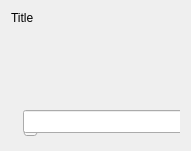
<?xml version="1.0" encoding="UTF-8"?>
<ui version="4.0">
 <class>NodeView</class>
 <widget class="QWidget" name="NodeView">
  <property name="geometry">
   <rect>
    <x>0</x>
    <y>0</y>
    <width>191</width>
    <height>151</height>
   </rect>
  </property>
  <property name="windowTitle">
   <string>Form</string>
  </property>
  <property name="styleSheet">
   <string notr="true"/>
  </property>
  <layout class="QVBoxLayout" name="verticalLayout">
   <item>
    <widget class="QLabel" name="lbl_title">
     <property name="text">
      <string>Title</string>
     </property>
     <property name="scaledContents">
      <bool>false</bool>
     </property>
    </widget>
   </item>
   <item>
    <spacer name="verticalSpacer">
     <property name="orientation">
      <enum>Qt::Vertical</enum>
     </property>
     <property name="sizeHint" stdset="0">
      <size>
       <width>20</width>
       <height>40</height>
      </size>
     </property>
    </spacer>
   </item>
   <item>
    <widget class="QWidget" name="widget" native="true">
     <property name="minimumSize">
      <size>
       <width>0</width>
       <height>30</height>
      </size>
     </property>
     <widget class="QSlider" name="sl_value">
      <property name="geometry">
       <rect>
        <x>12</x>
        <y>10</y>
        <width>161</width>
        <height>20</height>
       </rect>
      </property>
      <property name="orientation">
       <enum>Qt::Horizontal</enum>
      </property>
     </widget>
     <widget class="QLineEdit" name="le_value">
      <property name="geometry">
       <rect>
        <x>12</x>
        <y>0</y>
        <width>161</width>
        <height>23</height>
       </rect>
      </property>
     </widget>
    </widget>
   </item>
  </layout>
 </widget>
 <resources/>
 <connections/>
</ui>
